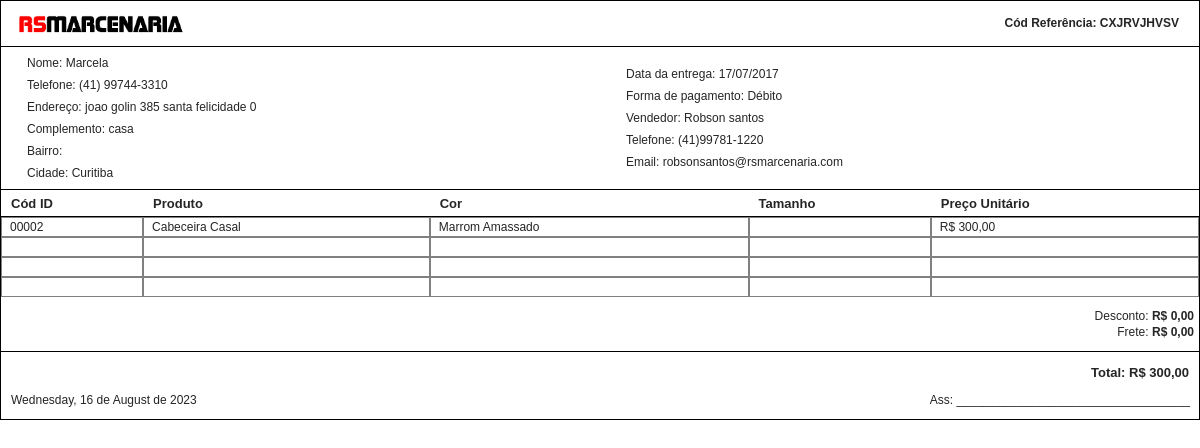
Screenshot of /recibo/index.php?id=24 with the database file from the repository.
### tables this page shows
CREATE TABLE `pedidos` (
  `id` int(4) NOT NULL,
  `referencia` varchar(20) NOT NULL,
  `clienteid` int(4) NOT NULL,
  `entrega` date NOT NULL,
  `pagamento` varchar(30) NOT NULL,
  `entregue` int(1) NOT NULL,
  `observacao` varchar(250) NOT NULL,
  `tipoparcela` int(1) NOT NULL,
  `descontoValor` int(5) NOT NULL,
  `descontoTipo` int(1) NOT NULL,
  `pronto` int(1) NOT NULL,
  `vendedorid` int(5) NOT NULL,
  `fazendo` int(1) NOT NULL,
  `display` int(1) NOT NULL
);

CREATE TABLE `clientes` (
  `id` int(4) NOT NULL,
  `nome` varchar(100) NOT NULL,
  `telefone` varchar(25) NOT NULL,
  `email` varchar(50) DEFAULT NULL,
  `cep` varchar(9) NOT NULL,
  `cidadeid` int(3) NOT NULL,
  `rua` varchar(200) NOT NULL,
  `numero` int(7) NOT NULL,
  `bairro` varchar(50) NOT NULL,
  `complemento` varchar(50) NOT NULL,
  `observacao` varchar(250) NOT NULL DEFAULT 'Nenhuma Observação',
  `vendedorid` int(5) NOT NULL,
  `negativado` int(1) NOT NULL,
  `display` int(1) NOT NULL
);

CREATE TABLE `rt_a_cidades` (
  `id` int(5) NOT NULL,
  `nome` varchar(50) NOT NULL,
  `frete` decimal(10,2) NOT NULL,
  `display` int(1) NOT NULL
);

CREATE TABLE `rs_usuarios` (
  `id` int(3) NOT NULL,
  `nome` varchar(50) NOT NULL,
  `email` varchar(100) NOT NULL,
  `telefone` varchar(20) NOT NULL,
  `senha` varchar(50) NOT NULL,
  `type` int(5) NOT NULL,
  `display` int(1) NOT NULL
);

CREATE TABLE `rs_pedidos_produtos` (
  `id` int(5) NOT NULL,
  `idproduto` int(4) NOT NULL,
  `idpedido` int(4) NOT NULL,
  `cor` varchar(40) NOT NULL,
  `tmncustom` varchar(30) NOT NULL,
  `display` int(1) NOT NULL
);

CREATE TABLE `produtos` (
  `id` int(4) NOT NULL,
  `nome` varchar(200) NOT NULL,
  `tamanho` varchar(20) NOT NULL,
  `preco` decimal(10,2) NOT NULL,
  `custo` decimal(10,2) DEFAULT NULL,
  `observacao` varchar(250) DEFAULT 'Nenhuma Observação',
  `display` int(1) NOT NULL
);

### recibo/index.php (the view, shortened to what this page needs)
<?php
	$host = "localhost";
	$banco = "rspainel";
	$user = "root";
	$pass = "3b59Rt6G@";
	$conn = new PDO('mysql:host='.$host.';dbname='.$banco, $user, $pass);
    $conn->setAttribute(PDO::ATTR_ERRMODE, PDO::ERRMODE_EXCEPTION);
	$conn->exec("SET CHARACTER SET utf8");
	$totalAmount = 0;
	$query = "SELECT pedidos.*, clientes.id AS cid, clientes.observacao AS cobs, clientes.nome, clientes.telefone, clientes.email, clientes.rua,  clientes.numero,  clientes.bairro, clientes.complemento, rt_a_cidades.nome as cddNome, rt_a_cidades.frete FROM pedidos INNER JOIN clientes on pedidos.clienteid = clientes.id INNER JOIN rt_a_cidades on rt_a_cidades.id = clientes.cidadeid WHERE pedidos.id = ".$_GET["id"];
	$data = $conn->query($query);
	foreach($data as $consulta) {
		$infoPC = $consulta;
	}
	$dados["dataCltPdd"] = array(
	"referencia" => $infoPC["referencia"],
	"nome" => $infoPC["nome"],
	"tel" => $infoPC["telefone"] == null ? "Não informado" : $infoPC["telefone"],
	"end" => $infoPC["rua"]." ".$infoPC["numero"],
	"cidade" => $infoPC["cddNome"],
	"bairro" => $infoPC["bairro"],
	"email" => $infoPC["email"] == null ? "Não informado" : $infoPC["email"],
	"entrega" => implode("/",array_reverse(explode("-",$infoPC["entrega"]))),
	"pagamento" => $infoPC["pagamento"],
	"frete" => "R$ ".number_format($infoPC["frete"],2,',','.'),
	"complemento" => $infoPC["complemento"] == null ? "Não informado" : $infoPC["complemento"]
	);
	$query2 = "SELECT produtos.*, rs_pedidos_produtos.cor, rs_pedidos_produtos.tmncustom FROM produtos INNER JOIN rs_pedidos_produtos ON rs_pedidos_produtos.idproduto = produtos.id WHERE rs_pedidos_produtos.idpedido = ".$_GET["id"];
	$data2 = $conn->query($query2);
	$descontoStr = $infoPC["descontoValor"] > 0 ? " (".$infoPC["descontoValor"]."%)" : "";
	$dados["desconto"] = $infoPC["descontoTipo"] == 0 ? number_format(($infoPC["descontoValor"] * $totalAmount) / 100,2,",",".").$descontoStr : number_format($infoPC["descontoValor"],2,",",".");
	foreach($data2 as $consulta2) {
			$dados["dataPdt"][] = array(
					"id" => $consulta2["id"],
					"nome" => ucfirst($consulta2["nome"]),
					"cor" => $consulta2["cor"],
					"taman" => $consulta2["tmncustom"],
					"preco" => str_replace(".",",",$consulta2["preco"])
			);
			$totalAmount+= $consulta2["preco"];
	}
	$dados["total"] = $totalAmount;
	$dados["total"]-= $infoPC["descontoTipo"] == 0 ? ($infoPC["descontoValor"] * $totalAmount) / 100 : $infoPC["descontoValor"];
	$dados["total"]+= $infoPC["frete"];
	$dados["taxas"] = array();
	$dados["total"] = number_format($dados["total"],2,',','.');
	$queryVddr = "SELECT * FROM rs_usuarios WHERE id = ".$infoPC["vendedorid"];
	$data4 = $conn->query($queryVddr);
	foreach($data4 as $resultVddr){
		$dados["user_nome"] = $resultVddr["nome"];
		$dados["user_mail"] = $resultVddr["email"];
		$dados["user_tel"] = $resultVddr["telefone"];
	}
$semana = "%A";
		$mes = "%B";
		$data = ucfirst(strftime($semana.', %d de '.$mes.' de %Y', strtotime('Today')));
		$htmlProdutos = "";
		$produtos = $dados["dataPdt"];
		$produtosLenght = count($produtos);
		for($i = 0; $i < $produtosLenght; $i++){
			$id = $produtos[$i]["id"];
			$codId = "";
			$lenghtId = strlen($id);
			for($j = 0; $j < 5 - $lenghtId; $j++){
				$codId.= "0";
			}
			$codId.= $id;
			$htmlProdutos.= '<tr class="line_prod">
								<td>'.$codId.'</td><td style="text-transform:capitalize;">'.$produtos[$i]["nome"].'</td><td style="text-transform:capitalize;">'.$produtos[$i]["cor"].'</td><td>'.$produtos[$i]["taman"].'</td><td>R$ '.$produtos[$i]["preco"].'</td>
							</tr>';
		}
		if($produtosLenght < 4){
			for($i = 0; $i < 4 - $produtosLenght; $i++){
				$htmlProdutos.= '<tr class="line_prod">
						<td>&nbsp;&nbsp;&nbsp;</td><td>&nbsp;&nbsp;&nbsp;</td><td>&nbsp;&nbsp;&nbsp;</td><td>&nbsp;&nbsp;&nbsp;</td><td>&nbsp;&nbsp;&nbsp;</td>
					</tr>';
			}
		}
		$htmlTaxas = '';
		$desconto = $dados["desconto"];
		$htmlTaxas.= '<p>Desconto: <b>R$ '.$desconto.'</b></p>
					<p>Frete: <b>'.$dados["dataCltPdd"]["frete"].'</b></p>';
		$html = '<!doctype html>
			<html>
			<head>
			</head>
			<body>
			<div class="wrap-round">
				<div class="header">
					<img class="logo" src="../img/comuns/Logo-RsMarcenaria.png" />
					<span style="position:absolute;right:20px;font-size:12px;font-weight:bold;top:15px;">Cód Referência: '.$dados["dataCltPdd"]["referencia"].'</span>
				</div>
				<table cellspacing="0" style="width:100%;">
					<tr>
						<td class="cel-top">
							<p><span>Nome: </span><span style="text-transform:capitalize;">'.$dados["dataCltPdd"]["nome"].'</span></p>
							<p><span>Telefone: </span><span>'.$dados["dataCltPdd"]["tel"].'</span></p>
							<p><span>Endereço: </span><span>'.$dados["dataCltPdd"]["end"].'</span></p>
							<p><span>Complemento: </span><span>'.$dados["dataCltPdd"]["complemento"].'</span></p>
							<p><span>Bairro: </span><span>'.ucfirst($dados["dataCltPdd"]["bairro"]).'</span></p>
							<p><span>Cidade: </span><span>'.ucfirst($dados["dataCltPdd"]["cidade"]).'</span></p>
						</td>
						<td class="cel-top">
							<p><span>Data da entrega: </span><span>'.$dados["dataCltPdd"]["entrega"].'</span></p>
							<p><span>Forma de pagamento: </span><span>'.$dados["dataCltPdd"]["pagamento"].'</span></p>
							<p><span>Vendedor: </span><span>'.ucfirst($dados["user_nome"]).'</span></p>
							<p><span>Telefone: </span><span>'.$dados["user_tel"].'</span></p>
							<p><span>Email: </span><span>'.$dados["user_mail"].'</span></p>
						</td>
					</tr>
				</table>
				<table cellspacing="0" style="width:100%;border-top: 1px solid #000;">
					<tr class="line-header">
						<td>Cód ID</td><td>Produto</td><td>Cor</td><td>Tamanho</td><td>Preço Unitário</td>
					</tr>
					'.$htmlProdutos.'
				</table>
				<div class="info_append_price">
					'.$htmlTaxas.'
				</div>
				<p style="font-size:13px;text-align:right;margin-right:10px;"><b>Total: R$ '.$dados["total"].'</b></p>
				<p style="font-size:12px; padding-left:10px;"><span>'.$data.'</span><span style="position:absolute; right:0px; margin-right: 10px;">Ass: ___________________________________</span></p>
			</div>
			</body>
			</html>';
			print $html;
?>

### recibo/index.php (style rules this page uses)
* { font-family: sans-serif; color: #252525 }
body { margin: 0; padding: 0; }
.wrap-round { border: 1px solid #000; }
.logo { width: 170px; position: absolute; left: 15px; top: -16px; }
.header { position: relative; border-bottom: 1px solid #000; height: 45px; }
.cel-top { width: 50%; }
.cel-top p { margin: 8px 25px; font-size: 12px; }
.line-header { font-size: 13px; font-weight: bold; }
.line-header td { border-bottom: 1px solid #000; height: 24px; padding-left: 10px; }
.line_prod td { border: 1px solid #808080; font-size: 12px; padding: 2px 8px; }
.info_append_price { padding: 10px 0px; font-size: 12px; text-align: right; border-bottom: 0.7px solid #000; }
.info_append_price p { margin: 2px 5px; }

### rows the page displays
pedidos: referencia "CXJRVJHVSV", clienteid.nome "Marcela", clienteid.telefone "(41) 99744-3310", clienteid.complemento "casa", rt_a_cidades.nome "Curitiba", pagamento "Débito"
rs_usuarios: nome "Robson santos", telefone "(41)99781-1220", email "robsonsantos@rsmarcenaria.com"
rs_pedidos_produtos: idproduto.nome "Cabeceira Casal", cor "Marrom Amassado"

### other values shown
$dados["dataCltPdd"]["end"] "joao golin 385 santa felicidade 0"
$dados["dataCltPdd"]["entrega"] "17/07/2017"
$codId "00002"
$produtos[$i]["preco"] "300,00"
$desconto "0,00"
$dados["dataCltPdd"]["frete"] "R$ 0,00"
$dados["total"] "300,00"
$data "Wednesday, 16 de August de 2023"
